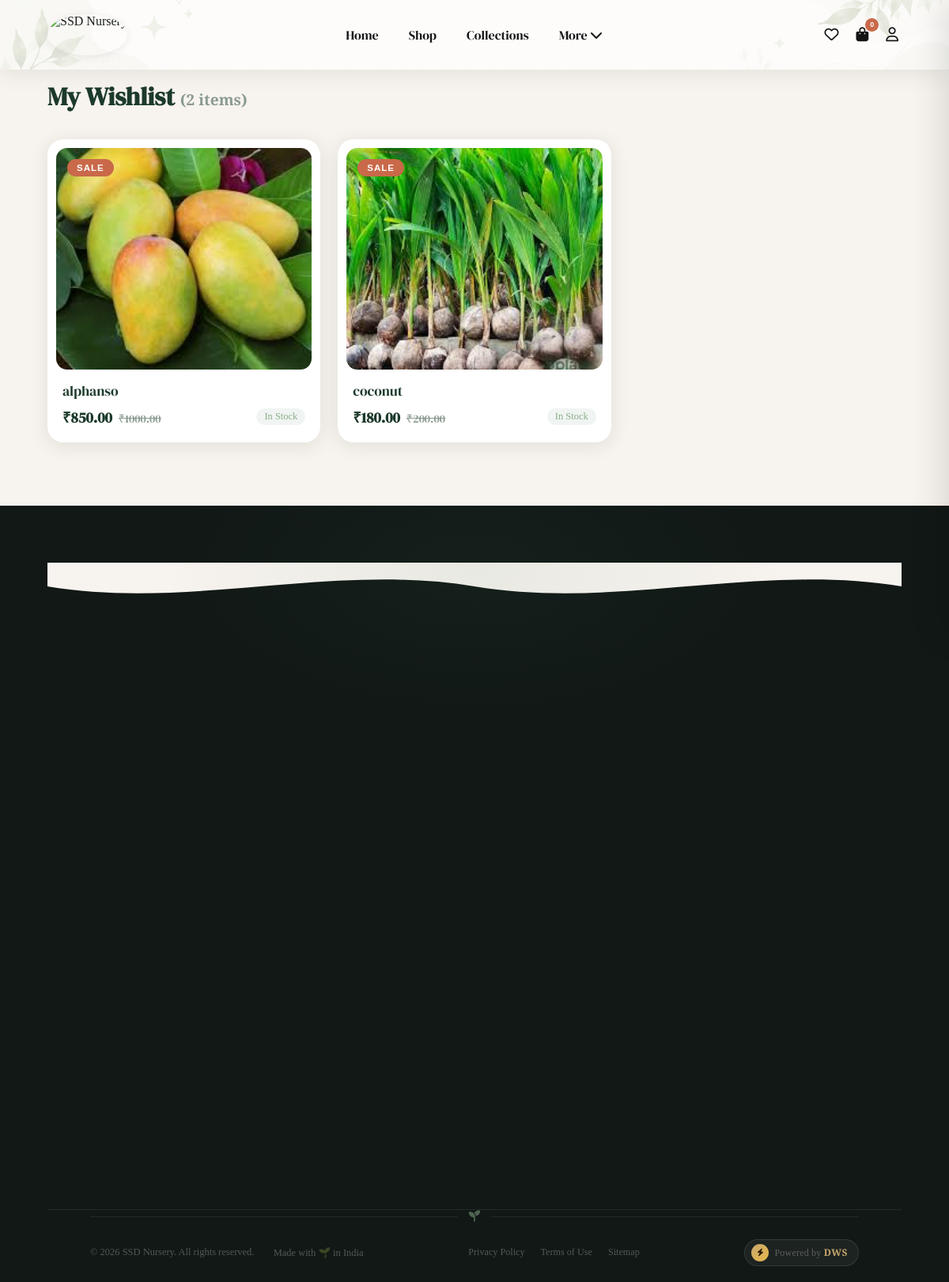
/wishlist/ (signed in), run on an earlier commit of the app's database.
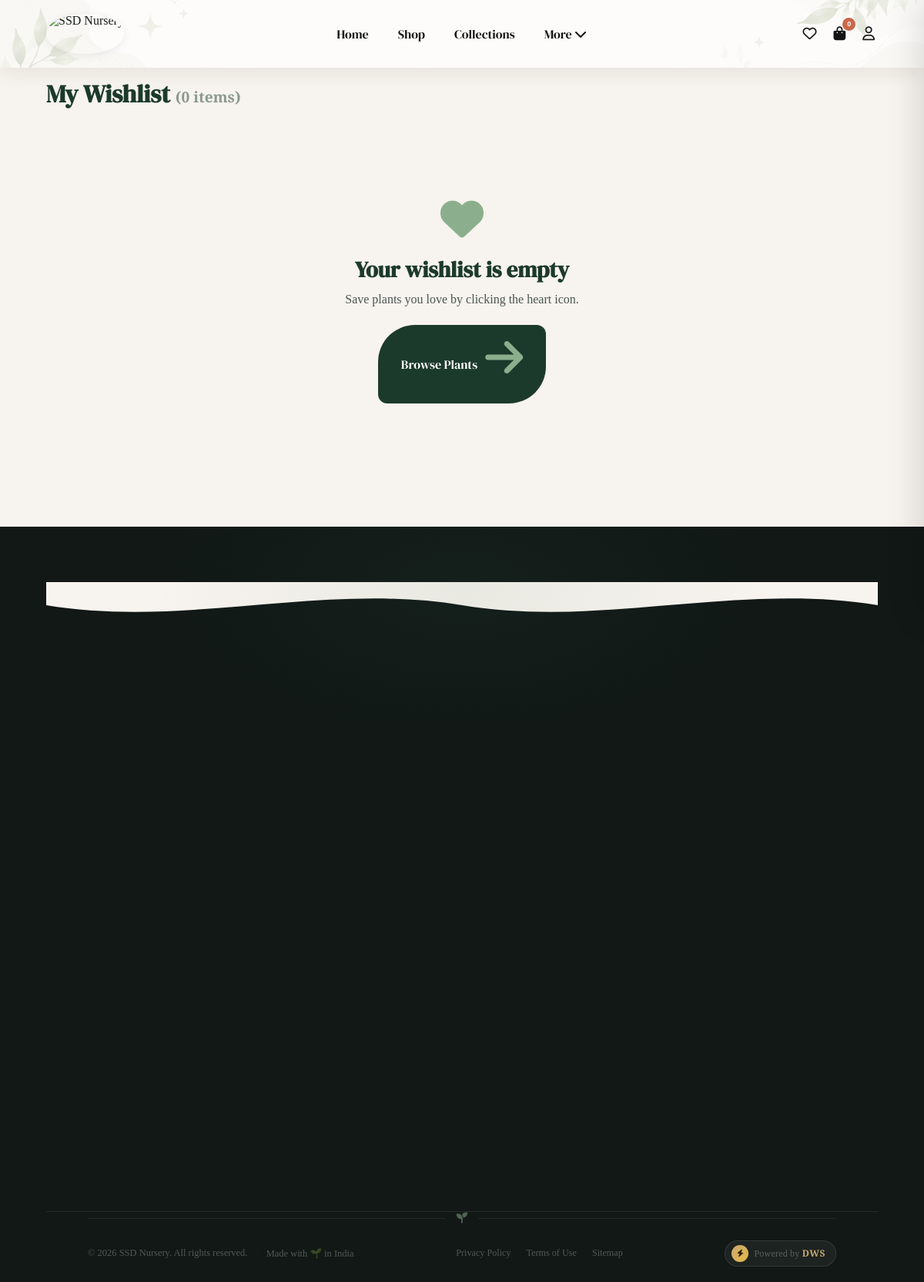
And on a later commit of the database.
### web/models.py (models this page shows, shortened)
class Wishlist(models.Model):
    user     = models.ForeignKey(
        User, on_delete=models.CASCADE, related_name="wishlist"
    )
    product  = models.ForeignKey(
        Product, on_delete=models.CASCADE, related_name="wishlisted_by"
    )
    added_at = models.DateTimeField(auto_now_add=True)
    class Meta:
        unique_together = ("user", "product")

class Product(models.Model):
    category    = models.ForeignKey(
        Category, on_delete=models.CASCADE, related_name="products"
    )
    name        = models.CharField(max_length=200)
    slug        = models.SlugField(max_length=220, unique=True, blank=True)
    description = models.TextField(blank=True)
    care_guide  = models.TextField(blank=True)
    sunlight    = models.CharField(max_length=100, blank=True)
    watering    = models.CharField(max_length=100, blank=True)
    price       = models.DecimalField(max_digits=10, decimal_places=2)
    offer_price = models.DecimalField(max_digits=10, decimal_places=2, blank=True, null=True)
    stock       = models.PositiveIntegerField(default=0)
    image       = models.ImageField(upload_to="products/", blank=True, null=True)
    featured    = models.BooleanField(default=False)
    is_active   = models.BooleanField(default=True)
    created_at  = models.DateTimeField(auto_now_add=True)
    class Meta:
        ordering = ["-created_at"]

### web/views.py (the view)
def wishlist_page(request):
    if not request.user.is_authenticated:
        return redirect("/auth/?tab=login&next=/wishlist/")
    items = Wishlist.objects.filter(user=request.user).select_related("product__category").order_by("-added_at")
    return render(request, "web/wishlist.html", {"items": items})

### web/context_processors.py (called while the page is built)
def user_profile(request):
    notifications = Notification.objects.filter(is_active=True).order_by("-id")[:5]
    return {"notifications": notifications}

def cart_count(request):
    count = 0
    if request.user.is_authenticated:
        count = sum(
            i.quantity
            for i in CartItem.objects.filter(user=request.user)
        )
    return {
        "cart_count": count
    }

### web/templates/web/wishlist.html (shortened to what this page needs)
{% load static %}
<!DOCTYPE html>
<html lang="en">
<head>
<link rel="stylesheet" href="https://cdnjs.cloudflare.com/ajax/libs/font-awesome/6.5.1/css/all.min.css">
<link rel="stylesheet" href="{% static 'css/style.css' %}"><link rel="stylesheet" href="{% static 'css/cartsidebar.css' %}">
</head>
<body data-auth="1">
{% with active_nav="" nav_solid=True %}{% include "web/_navbar.html" %}{% endwith %}
<div class="wishlist-page">
  <h1>My Wishlist <span style="font-size:1.2rem;color:var(--text-light);font-family:'Cormorant Garamond',serif;">({{ items.count }} item{{ items.count|pluralize }})</span></h1>
  {% if items %}
  <div class="wishlist-grid">
    {% for w in items %}
    <a href="{% url 'product_detail' w.product.slug %}" class="product-card" style="text-decoration:none;">
      <div class="img-container">
        {% if w.product.offer_price %}<span class="badge badge-sale">SALE</span>{% endif %}
        {% if w.product.image %}<img src="{{ w.product.image.url }}" alt="{{ w.product.name }}" loading="lazy">
        {% else %}<div class="img-placeholder"><i class="fas fa-seedling"></i></div>{% endif %}
      </div>
      <div class="product-info">
        <h3>{{ w.product.name }}</h3>
        <div class="price-row">
          <p class="price">{% if w.product.offer_price %}₹{{ w.product.offer_price }}<span class="old-price">₹{{ w.product.price }}</span>{% else %}₹{{ w.product.price }}{% endif %}</p>
          <span class="stock-tag {% if w.product.stock < 5 and w.product.stock > 0 %}low{% endif %}">{% if w.product.stock == 0 %}Out of stock{% elif w.product.stock < 5 %}{{ w.product.stock }} left{% else %}In Stock{% endif %}</span>
        </div>
      </div>
    </a>
    {% endfor %}
  </div>
  {% else %}
  <div class="cart-empty-page">
    <i class="fas fa-heart" style="color:var(--sage)"></i>
    <h2>Your wishlist is empty</h2>
    <p>Save plants you love by clicking the heart icon.</p>
    <a href="{% url 'shop' %}" class="btn-shop-now">Browse Plants <i class="fas fa-arrow-right"></i></a>
  </div>
  {% endif %}
</div>
{% include "web/_footer.html" %}
</body>
</html>

### web/templates/web/_navbar.html (shortened to what this page needs)
{% load static %}
<nav class="navbar{% if nav_solid %} scrolled{% endif %}" id="navbar">
<div class="logo">
    <a href="{% url 'home' %}">
        <img src="{% static 'images/logo.png' %}" alt="SSD Nursery" class="brand-logo">
    </a>
</div>
<ul class="nav-links" id="nav-links">
    <li>
        <a href="{% url 'home' %}" {% if active_nav == 'home' %}class="active"{% endif %}>
            Home
        </a>
    </li>
    <li>
        <a href="{% url 'shop' %}" {% if active_nav == 'shop' %}class="active"{% endif %}>
            Shop
        </a>
    </li>
    <li>
        <a href="{% url 'collections' %}" {% if active_nav == 'collections' %}class="active"{% endif %}>
            Collections
        </a>
    </li>
    <li class="has-drop desktop-only">
        <a href="#">
            More
            <i class="fas fa-chevron-down"></i>
        </a>
    </li>
</ul>
<div class="nav-actions">
    {% if request.user.is_authenticated %}
    <a href="{% url 'wishlist_page' %}"
       class="icon-btn wishlist-nav-btn"
       title="Wishlist">
        <i class="far fa-heart"></i>
    </a>
    {% endif %}
    <button class="icon-btn cart-btn" id="cartNavBtn" title="Cart">
        <i class="fas fa-shopping-bag"></i>
        <span class="cart-count" id="cartNavCount">0</span>
    </button>
    <div class="profile-dropdown">
        <button class="icon-btn" id="profileToggle">
            <i class="far fa-user"></i>
        </button>
    </div>
</div>
</nav>

### web/templates/web/_footer.html (shortened to what this page needs)
{% load static %}
<link rel="stylesheet" href="{% static 'css/footer.css' %}">
<footer class="site-footer" id="site-footer">
  <div class="footer-wave" aria-hidden="true">
    <svg viewBox="0 0 1440 60" preserveAspectRatio="none" xmlns="http://www.w3.org/2000/svg">
      <path d="M0,30 C240,60 480,0 720,30 C960,60 1200,0 1440,30 L1440,0 L0,0 Z" fill="var(--ivory)"/>
    </svg>
  </div>
  <div class="footer-top">
  </div>
  <div class="footer-divider" aria-hidden="true">
    <span class="footer-divider-line"></span>
    <span class="footer-divider-icon"><i class="fas fa-seedling"></i></span>
    <span class="footer-divider-line"></span>
  </div>
  <div class="footer-bottom">
    <div class="footer-bottom-left">
      <span>© {% now "Y" %} SSD Nursery. All rights reserved.</span>
      <span class="footer-sep">·</span>
      <span>Made with 🌱 in India</span>
    </div>
    <div class="footer-bottom-center">
      <a href="#" class="footer-legal-link">Privacy Policy</a>
      <a href="#" class="footer-legal-link">Terms of Use</a>
      <a href="#" class="footer-legal-link">Sitemap</a>
    </div>
    <div class="footer-bottom-right">
      <a href="https://dws.monster" target="_blank" rel="noopener noreferrer" class="dws-badge" aria-label="Powered by DWS">
        <span class="dws-badge-inner">
          <span class="dws-bolt"><i class="fas fa-bolt"></i></span>
          <span class="dws-text">Powered by <strong>DWS</strong></span>
        </span>
      </a>
    </div>
  </div>
</footer>

### web/static/css/style.css (style rules this page uses)
:root { --forest: #1C3A2B; --forest-mid: #2A5240; --forest-light: #3D7358; --sage: #8BAF8C; --ivory: #F7F3EE; --ivory-dark: #EDE7DE; --terracotta: #C9694A; --terracotta-lt: #E08A6E; --gold: #C8A96E; --text-dark: #1A1F1C; --text-mid: #4A5550; --text-light: #8A9A90; --white: #FFFFFF; --radius-leaf: 48px 12px 48px 12px; --radius-leaf-r: 12px 48px 12px 48px; --radius-card: 20px; --shadow-soft: 0 8px 32px rgba(28, 58, 43, 0.08); --shadow-card: 0 4px 24px rgba(28, 58, 43, 0.10); --shadow-hover: 0 16px 48px rgba(28, 58, 43, 0.18); --transition: 0.35s cubic-bezier(0.4, 0, 0.2, 1); }
*, *::before, *::after { margin: 0; padding: 0; box-sizing: border-box; }
html { scroll-behavior: smooth; font-size: 16px; }
body { font-family: 'Cormorant Garamond', Georgia, serif; background-color: var(--ivory); color: var(--text-dark); overflow-x: hidden; width: 100%; }
h1, h2, h3, h4 { font-family: 'DM Serif Display', Georgia, serif; color: var(--forest); }
a { text-decoration: none; color: inherit; transition: var(--transition); }
img { display: block; max-width: 100%; }
button { cursor: pointer; font-family: inherit; }
.navbar { position: fixed; top: 38px; left: 0; width: 100%; display: flex; justify-content: space-between; align-items: center; padding: 18px 5%; min-height: 88px; background: linear-gradient( rgba(255,255,255,0.75), rgba(255,255,255,0.75) ), url("/static/images/navbarbg.png"); background-size: cover; background-position: center; background-repeat: no-repeat; backdrop-filter: blur(8px); -webkit-backdrop-filter: blur(8px); box-shadow: 0 2px 30px rgba(28,58,43,.1); z-index: 998; }
body:not(:has(.offer-strip)) .navbar { top: 0; }
.brand-logo { height: 52px; width: auto; object-fit: contain; border-radius: 50%; box-shadow: 0 2px 12px rgba(0, 0, 0, 0.08); transition: var(--transition); }
.nav-links { display: flex; list-style: none; gap: 38px; align-items: center; }
.nav-links a { font-family: 'DM Serif Display', serif; font-size: 1rem; color: var(--text-dark); position: relative; padding-bottom: 4px; }
.navbar:not(.scrolled) .nav-links a, .navbar:not(.scrolled) .icon-btn { color: rgba(0, 0, 0, 0.92); }
.nav-links a::after { content: ''; position: absolute; width: 0; height: 2px; background: var(--terracotta); bottom: 0; left: 0; transition: width 0.3s ease; }
.has-drop { position: relative; }
.nav-actions { display: flex; gap: 14px; align-items: center; z-index: 1001; }
.icon-btn { background: none; border: none; font-size: 18px; color: var(--text-dark); cursor: pointer; transition: color 0.3s, transform 0.2s; padding: 4px; position: relative; }
.cart-count { position: absolute; top: -7px; right: -9px; background: var(--terracotta); color: white; font-size: 9px; font-weight: 700; width: 17px; height: 17px; display: flex; justify-content: center; align-items: center; border-radius: 50%; font-family: sans-serif; }
.profile-dropdown { position: relative; display: inline-flex; align-items: center; }
.cart-empty-page { text-align: center; padding: 80px 20px; }
.cart-empty-page i { font-size: 3.5rem; color: var(--sage); margin-bottom: 18px; display: block; }
.cart-empty-page h2 { font-size: 1.8rem; margin-bottom: 10px; }
.cart-empty-page p { color: var(--text-mid); margin-bottom: 24px; }
.btn-shop-now { display: inline-flex; align-items: center; gap: 10px; background: var(--forest); color: white; padding: 14px 30px; border-radius: var(--radius-leaf); font-family: 'DM Serif Display', serif; font-size: 1rem; transition: var(--transition); }
.wishlist-page { padding: 100px 5% 80px; }
.wishlist-page h1 { font-size: 2rem; margin-bottom: 32px; }
@media (max-width: 1200px) { .footer-top { grid-template-columns: 1fr 1fr; gap: 36px; } }
.site-footer { background: var(--text-dark); color: rgba(255, 255, 255, 0.8); padding: 72px 5% 0; }
.footer-top { display: grid; grid-template-columns: 2fr 1fr 1fr 2fr; gap: 48px; padding-bottom: 56px; border-bottom: 1px solid rgba(255, 255, 255, 0.08); }
.footer-bottom { display: flex; justify-content: space-between; align-items: center; padding: 22px 0; font-size: 0.82rem; color: rgba(255, 255, 255, 0.3); font-family: 'Cormorant Garamond', serif; flex-wrap: wrap; gap: 10px; }

### web/templates/web/_navbar.html (style rules this page uses)
.desktop-only { display:block; }

What changed in the data, as far as the page shows it:
removed Wishlist: shows "SALE", product.image (picture), product.name "alphanso", product.offer_price "850.00", product.price "1000.00", shows "In Stock"
removed Wishlist: shows "SALE", product.image (picture), product.name "coconut", product.offer_price "180.00", product.price "200.00", shows "In Stock"
Also different on the page:
{{ items.count }}: "2" → "0"
text now shown: "Your wishlist is empty Save plants you love by clicking the heart icon. Browse Plants"
